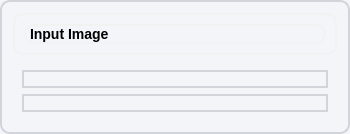
            <widget class="QFrame" name="frame_40">
             <property name="minimumSize">
              <size>
               <width>350</width>
               <height>0</height>
              </size>
             </property>
             <property name="maximumSize">
              <size>
               <width>700</width>
               <height>750</height>
              </size>
             </property>
             <property name="styleSheet">
              <string notr="true">background-color:#F4F5F9;
border-radius:10px;
border : 2px solid #D1D5DB; </string>
             </property>
             <property name="frameShape">
              <enum>QFrame::StyledPanel</enum>
             </property>
             <property name="frameShadow">
              <enum>QFrame::Raised</enum>
             </property>
             <layout class="QGridLayout" name="gridLayout_10">
              <item row="0" column="0">
               <widget class="QFrame" name="frame_41">
                <property name="sizePolicy">
                 <sizepolicy hsizetype="Preferred" vsizetype="Fixed">
                  <horstretch>0</horstretch>
                  <verstretch>0</verstretch>
                 </sizepolicy>
                </property>
                <property name="styleSheet">
                 <string notr="true">border : 2px solid #F2F2F2; </string>
                </property>
                <property name="frameShape">
                 <enum>QFrame::StyledPanel</enum>
                </property>
                <property name="frameShadow">
                 <enum>QFrame::Raised</enum>
                </property>
                <layout class="QHBoxLayout" name="horizontalLayout_30">
                 <item>
                  <widget class="QLabel" name="label_3">
                   <property name="sizePolicy">
                    <sizepolicy hsizetype="Preferred" vsizetype="Fixed">
                     <horstretch>0</horstretch>
                     <verstretch>0</verstretch>
                    </sizepolicy>
                   </property>
                   <property name="styleSheet">
                    <string notr="true">color: rgb(0, 0, 0);
font-weight: bold;
font-size: 14px;</string>
                   </property>
                   <property name="text">
                    <string>Input Image</string>
                   </property>
                  </widget>
                 </item>
                </layout>
               </widget>
              </item>
              <item row="1" column="0">
               <widget class="QFrame" name="frame_4">
                <property name="styleSheet">
                 <string notr="true">border: none;</string>
                </property>
                <property name="frameShape">
                 <enum>QFrame::StyledPanel</enum>
                </property>
                <property name="frameShadow">
                 <enum>QFrame::Raised</enum>
                </property>
                <layout class="QVBoxLayout" name="verticalLayout_6" stretch="1,1">
                 <item>
                  <widget class="QLabel" name="inputImage1">
                   <property name="minimumSize">
                    <size>
                     <width>250</width>
                     <height>0</height>
                    </size>
                   </property>
                   <property name="maximumSize">
                    <size>
                     <width>500</width>
                     <height>700</height>
                    </size>
                   </property>
                   <property name="styleSheet">
                    <string notr="true">background-color:#F4F5F9;
border-radius:10px;
border : 2px solid #D1D5DB; </string>
                   </property>
                   <property name="text">
                    <string/>
                   </property>
                  </widget>
                 </item>
                 <item>
                  <widget class="QLabel" name="inputImage2">
                   <property name="minimumSize">
                    <size>
                     <width>250</width>
                     <height>0</height>
                    </size>
                   </property>
                   <property name="maximumSize">
                    <size>
                     <width>500</width>
                     <height>700</height>
                    </size>
                   </property>
                   <property name="styleSheet">
                    <string notr="true">background-color:#F4F5F9;
border-radius:10px;
border : 2px solid #D1D5DB; </string>
                   </property>
                   <property name="text">
                    <string/>
                   </property>
                  </widget>
                 </item>
                </layout>
               </widget>
              </item>
             </layout>
            </widget>
